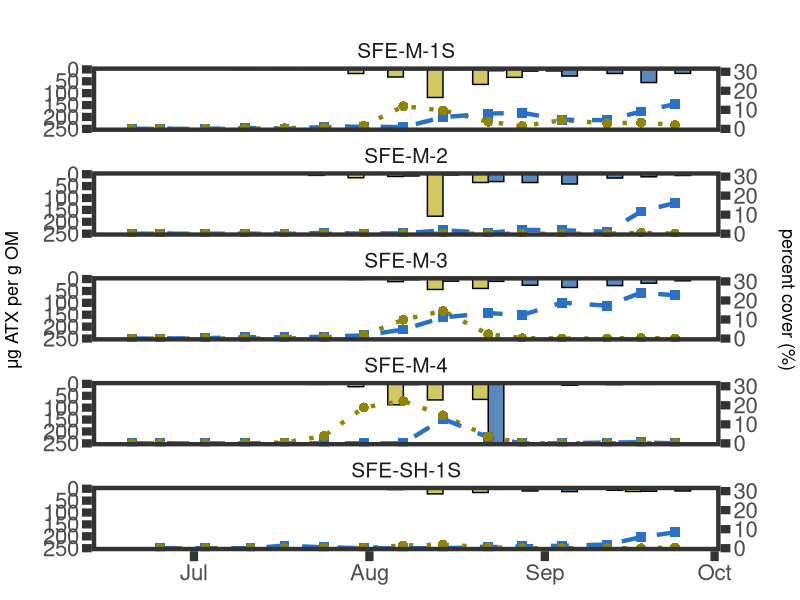

Generate this figure with R:
#### Primary figure for taxa-specific cover & anatoxins and GPP on each river
### Jordan Zabrecky
## last edited: 06.10.2025

# This script creates a primary figure for Q2 focused on the relationships
# between benthic cyanobacteria dynamics and GPP within the same river

# NOTE: NEED TO DECIDE IF NON DETECTS ARE ZERO OR NA :)

#### (1) Loading libraries and data ####

# loading libraries
lapply(c("tidyverse", "lubridate", "plyr", "cowplot", "gridExtra", "grid"), 
       require, character.only = T)

# loading in data
data <- read.csv("./data/field_and_lab/sfkeel23_combined.csv") %>% 
  mutate(field_date = ymd(field_date)) %>% 
  select(field_date, site_reach, microcoleus, anabaena_cylindrospermum, 
         TM_ATX_all_ug_orgmat_g, TAC_ATX_all_ug_orgmat_g)

# edit data for plot purposes (pivoting longer)
cover_longer <- data %>% 
  select(!c(TM_ATX_all_ug_orgmat_g, TAC_ATX_all_ug_orgmat_g)) %>% 
  pivot_longer(cols = c("microcoleus", "anabaena_cylindrospermum"),
               names_to = "taxa", values_to = "cover")
atx_longer <- data %>% 
  select(!c(microcoleus, anabaena_cylindrospermum)) %>% 
  dplyr::rename(microcoleus = TM_ATX_all_ug_orgmat_g,
         anabaena_cylindrospermum = TAC_ATX_all_ug_orgmat_g) %>%
  pivot_longer(cols = c("microcoleus", "anabaena_cylindrospermum"),
             names_to = "taxa", values_to = "ATX_all_ug_orgmat_g")
data_longer <- left_join(cover_longer, atx_longer, by = c("taxa", "field_date", "site_reach"))

#### (2) Making figure ####

# set theme for all plots
theme_set(theme_bw() +
            theme(panel.grid.minor = element_blank(), strip.background = element_blank(),
                  panel.grid.major = element_blank(), panel.border = element_rect(linewidth = 3), axis.ticks = element_line(linewidth = 2.8),
                  text = element_text(size = 20), strip.text = element_text(size = 15),
                  plot.margin = unit(c(.5, 0, 0, 0), "cm"),
                  axis.ticks.length=unit(.25, "cm"), 
                  plot.title = element_text(size = 15, face = "bold", hjust = 0.5)))

# plot
sfe_all <- ggplot(data = data_longer, aes(x = field_date)) +
  geom_bar(position = "dodge", stat = "identity", 
           aes(y = ATX_all_ug_orgmat_g, fill = taxa), width = 5.5, color = "black") +
  geom_line(aes(y = 250 - (cover * 8), color = taxa, linetype = taxa),
            linewidth = 1.5) +
  geom_point(aes(y = 250 - (cover * 8), color = taxa ,shape = taxa),size = 3) +
  scale_color_manual("Taxa", values = c("#8f8504","#2871c7"),
                     labels = c("Anabaena & Cylindrospermum", "Microcoleus")) +
  scale_linetype_manual("Taxa", values = c("dotted", "dashed"),
                        labels = c("Anabaena & Cylindrospermum", "Microcoleus")) +
  scale_shape_manual("Taxa", values = c(16, 15),
                     labels = c("Anabaena & Cylindrospermum", "Microcoleus")) +
  scale_fill_manual("Taxa", values = c("#d1c960","#5a88bf"),
                    labels = c("Anabaena & Cylindrospermum", "Microcoleus")) +
  facet_wrap(~site_reach, ncol = 1) +
  labs(y = NULL, x = NULL) +
  ylim(0, 110) +
  scale_x_date(limits = as.Date(c("2023-06-18", "2023-09-27"))) +
  scale_y_reverse(sec.axis = sec_axis(~ ((. - 250)/8) * -1)) +
  theme(legend.position = "none") # will move over legend via illustrator

# make a little smaller in grid before adding y-axis labels 
temp <- plot_grid(sfe_all, scale = 0.95)
# may also want to add in a, b, c, d

# add y-axis labels
final <- grid.arrange(temp, left = textGrob("\u03bcg ATX per g OM", 
                                           gp=gpar(fontsize=13), rot=90),
                      right = textGrob("percent cover (%)", 
                                       gp=gpar(fontsize=13), rot = 270))
